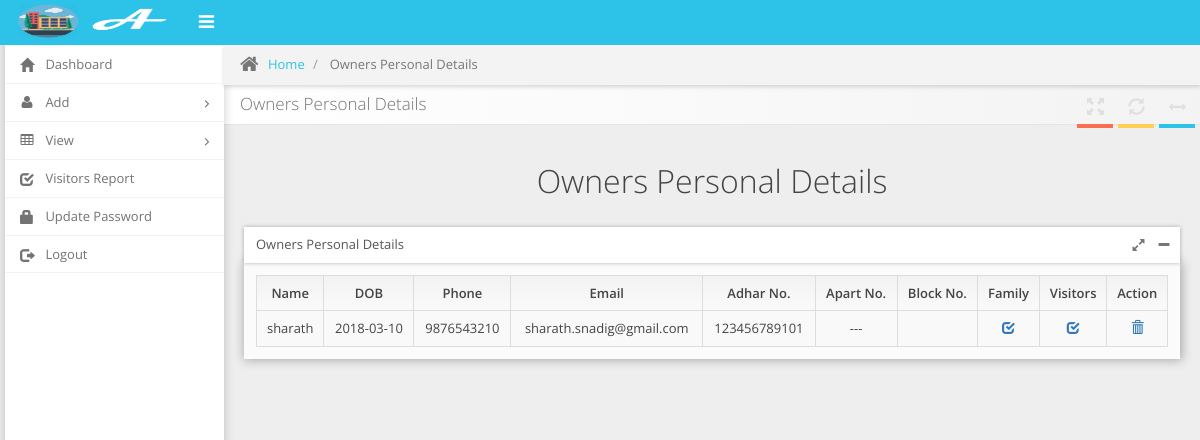
The app's page /admin/opdet.php (signed in), older data.
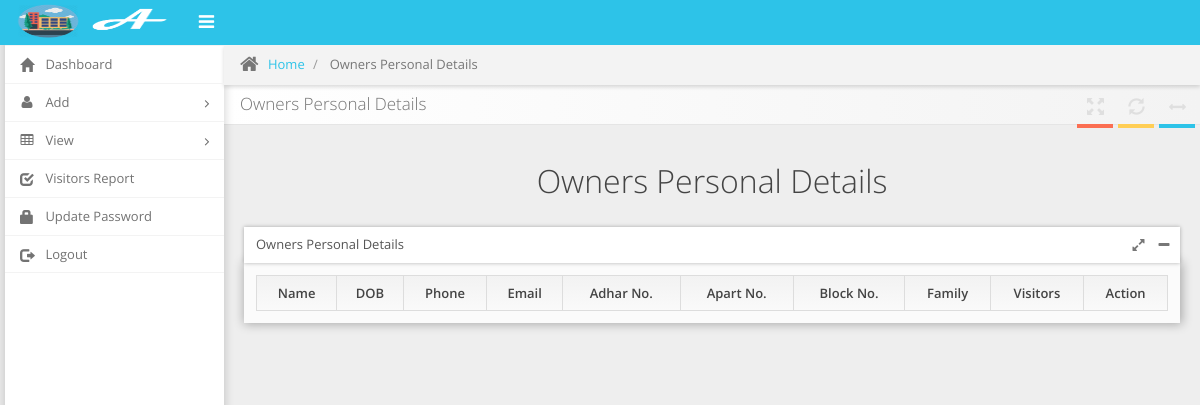
The same page, newer data.
### tables this page shows
CREATE TABLE IF NOT EXISTS `owner_personal` (
`id` int(200) NOT NULL,
  `name` varchar(200) NOT NULL,
  `dob` varchar(200) NOT NULL,
  `phone` varchar(200) NOT NULL,
  `email` varchar(200) NOT NULL,
  `adhar` varchar(200) NOT NULL,
  `pass` varchar(200) NOT NULL,
  `apart` varchar(200) NOT NULL,
  `block` varchar(200) NOT NULL
);

### admin/opdet.php (the view, shortened to what this page needs)
<?php
$sql=mysql_query("Select * from owner_personal");
?>
<!DOCTYPE html>
<html xmlns="http://www.w3.org/1999/xhtml">
<head>
    <link href="assets/css/bootstrap.min.css" rel="stylesheet" />
    <link id="bootstrap-rtl-link" href="" rel="stylesheet" />
    <link href="assets/css/font-awesome.min.css" rel="stylesheet" />
    <link href="assets/css/weather-icons.min.css" rel="stylesheet" />
    <link id="beyond-link" href="assets/css/beyond.min.css" rel="stylesheet" type="text/css" />
    <link href="assets/css/demo.min.css" rel="stylesheet" />
    <link href="assets/css/typicons.min.css" rel="stylesheet" />
    <link href="assets/css/animate.min.css" rel="stylesheet" />
    <link id="skin-link" href="" rel="stylesheet" type="text/css" />
	 <link href="assets/css/dataTables.bootstrap.css" rel="stylesheet" />
</head>
<body>
    <div class="navbar">
        <div class="navbar-inner">
            <div class="navbar-container">
                <div class="navbar-header pull-left">
                    <a href="#" class="navbar-brand">
                        <small>
                            <img src="assets/img/logo.png" alt="" />
                        </small>
                    </a>
                </div>
                <div class="sidebar-collapse" id="sidebar-collapse">
                    <i class="collapse-icon fa fa-bars"></i>
                </div>
            </div>
        </div>
    </div>
   <?php
   include("dash.php");
   ?>
            <div class="page-content">
                <div class="page-breadcrumbs">
                    <ul class="breadcrumb">
                        <li>
                            <i class="fa fa-home"></i>
                            <a href="#">Home</a>
                        </li>
                        <li class="active"> Owners Personal  Details</li>
                    </ul>
                </div>
                <div class="page-header position-relative">
                    <div class="header-title">
                        <h1>
                            Owners Personal  Details
                        </h1>
                    </div>
                    <div class="header-buttons">
                        <a class="sidebar-toggler" href="#">
                            <i class="fa fa-arrows-h"></i>
                        </a>
                        <a class="refresh" id="refresh-toggler" href="">
                            <i class="glyphicon glyphicon-refresh"></i>
                        </a>
                        <a class="fullscreen" id="fullscreen-toggler" href="#">
                            <i class="glyphicon glyphicon-fullscreen"></i>
                        </a>
                    </div>
                </div>
                <div class="page-body">
                <h1 align="center"> Owners Personal  Details</h1>
                <br>
                    <div class="row">
                     <div class="col-lg-12">
                                <div class="row">
                        <div class="col-xs-12 col-md-12">
                            <div class="widget">
                                <div class="widget-header ">
                                    <span class="widget-caption"> Owners Personal  Details</span>
                                    <div class="widget-buttons">
                                        <a href="#" data-toggle="maximize">
                                            <i class="fa fa-expand"></i>
                                        </a>
                                        <a href="#" data-toggle="collapse">
                                            <i class="fa fa-minus"></i>
                                        </a>
                                    </div>
                                </div>
                                <div class="widget-body">
                                    <table class="table table-striped table-hover table-bordered" >
                                       <thead>
									   <tr>
                                                <th><center>Name</center></th>
												<th ><center>DOB</center></th>
												<th><center>Phone</center></th>
                                                <th><center>Email</center></th>
												<th><center>Adhar No.</center></th>
												<th><center>Apart No.</center></th>
												<th><center>Block No.</center></th>
												<th><center>Family</center></th>
												<th><center>Visitors</center></th>
												<th><center>Action</center></th>
                                            </tr>
									   </thead>
                                        <tbody>
                                            <?php
										while($a=mysql_fetch_array($sql))
										{
												?>
												<tr >
                                                <td align='center'><?php echo $a[1] ?></td>
												<td align='center'><?php echo $a[2] ?></td>
												<td align='center'><?php echo $a[3] ?></td>
                                                <td align='center'><?php echo $a[4] ?></td>
												<td align='center'><?php echo $a[5] ?></td>
												<td align='center'><?php echo $a[6] ?></td>
												<td align='center'><?php echo $a[7] ?></td>
												<td><a href='famdet.php?id=<?php echo $a[0] ?>' ><center><span  class="glyphicon glyphicon-check"></span></center></a></td>
												<td><a href='visdet.php?id=<?php echo $a[0] ?>' ><center><span  class="glyphicon glyphicon-check"></span></center></a></td>
												<td><a href='opdel.php?id=<?php echo $a[0] ?>' ><center><span  class="glyphicon glyphicon-trash"></span></center></a></td>
                                            </tr>
												<?php
										}
										?>
                                        </tbody>
                                    </table>
                                </div>
                            </div>
                        </div>
                    </div>
                     </div>
                    </div>
                </div>
            </div>
        </div>
    </div>
</body>
</html>

### admin/dash.php (shortened to what this page needs)
<div class="main-container container-fluid">
    <div class="page-container">
        <div class="page-sidebar" id="sidebar">
            <ul class="nav sidebar-menu">
                <li >
                    <a href="main.php">
                        <i class="menu-icon glyphicon glyphicon-home"></i>
                        <span class="menu-text"> Dashboard </span>
                    </a>
                </li>
                <li>
                    <a href="#" class="menu-dropdown">
                        <i class="menu-icon fa fa-user"></i>
                        <span class="menu-text"> Add </span>
                        <i class="menu-expand"></i>
                    </a>
                </li>
                <li>
                    <a href="#" class="menu-dropdown">
                        <i class="menu-icon fa fa-table"></i>
                        <span class="menu-text"> View </span>
                        <i class="menu-expand"></i>
                    </a>
                </li>
	 <li>
                    <a href="vrep.php">
                        <i class="menu-icon glyphicon glyphicon-check""></i>
                        <span class="menu-text">
                            Visitors Report
                        </span>
                    </a>
                </li>
                <li>
                    <a href="upass.php">
                        <i class="menu-icon glyphicon glyphicon-lock""></i>
                        <span class="menu-text">
                           Update Password
                        </span>
                    </a>
                </li>
                <li>
                    <a href="logout.php">
                        <i class="menu-icon glyphicon glyphicon-log-out""></i>
                        <span class="menu-text">
                            Logout
                        </span>
                    </a>
                </li>
            </ul>
        </div>

Row changes from the older to the newer data that the page shows:
removed owner_personal: name "sharath", dob "2018-03-10", phone "9876543210", email "sharath.snadig@gmail.com", adhar "123456789101", qrcode "---"
